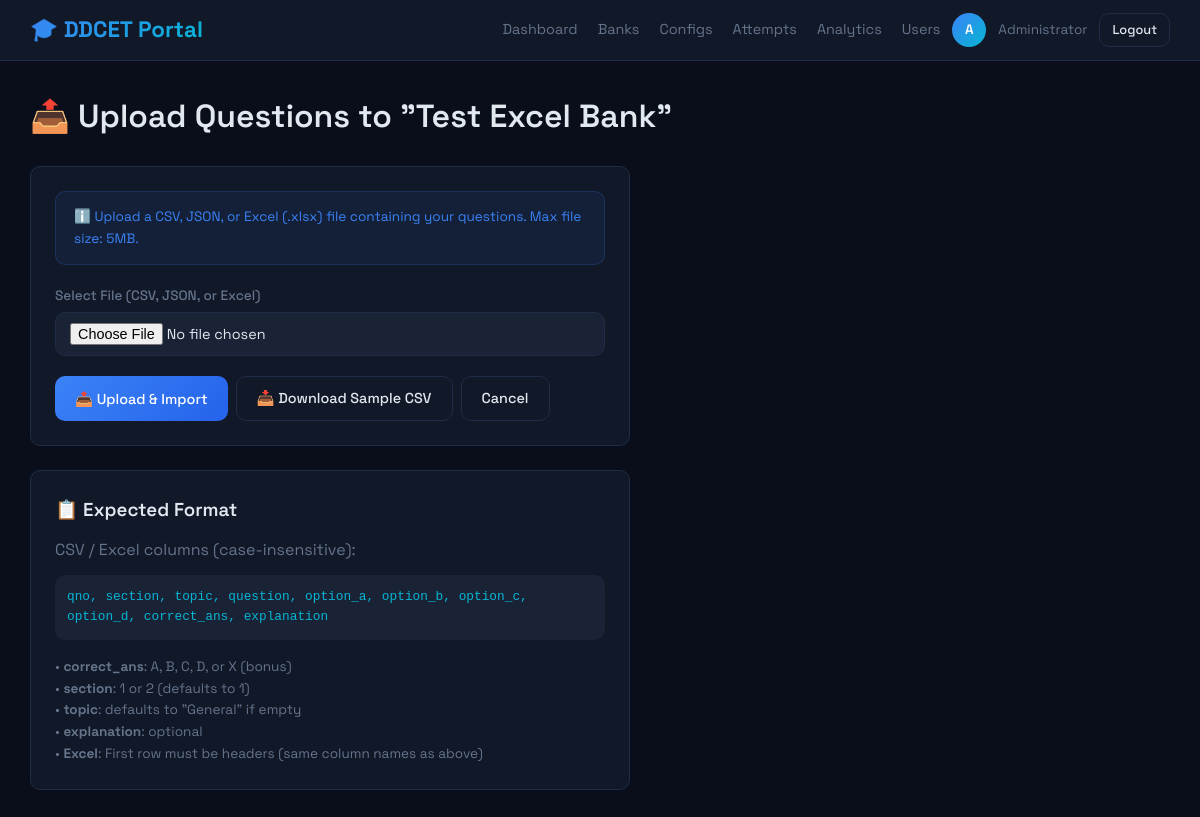
Page /admin/banks/4/upload (signed in) on the committed database.
### models.py (models this page shows)
class User(UserMixin, db.Model):
    __tablename__ = 'users'
    id = db.Column(db.Integer, primary_key=True, autoincrement=True)
    name = db.Column(db.String(100), nullable=False)
    email = db.Column(db.String(150), unique=True, nullable=False)
    enrollment_number = db.Column(db.String(50), unique=True, nullable=False)
    engineering_branch = db.Column(db.String(100), nullable=False, default='Other')
    password = db.Column(db.String(255), nullable=False)
    role = db.Column(db.String(20), default='student')
    created_at = db.Column(db.DateTime, default=datetime.utcnow)
    is_active_user = db.Column(db.Boolean, default=True)
    @property
    def is_active(self):
        return self.is_active_user

class QuestionBank(db.Model):
    __tablename__ = 'question_banks'
    id = db.Column(db.Integer, primary_key=True)
    name = db.Column(db.String(150), nullable=False)
    description = db.Column(db.Text, default='')
    year = db.Column(db.Integer, nullable=True)
    section = db.Column(db.Integer, default=0)
    is_active = db.Column(db.Boolean, default=True)
    created_by = db.Column(db.Integer, db.ForeignKey('users.id'))
    created_at = db.Column(db.DateTime, default=datetime.utcnow)
    question_count = db.Column(db.Integer, default=0)
    questions = db.relationship('Question', backref='bank', lazy='dynamic',
                                cascade='all, delete-orphan')
    creator = db.relationship('User', foreign_keys=[created_by])

### admin.py (the view, shortened to what this page needs)
@admin_bp.route('/banks/<int:bank_id>/upload', methods=['GET', 'POST'])
@login_required
@admin_required
def upload_questions(bank_id):
    bank = QuestionBank.query.get_or_404(bank_id)
    return render_template('admin/upload.html', bank=bank)

### admin.py (called while the page is built)
def admin_required(f):
    from functools import wraps
    @wraps(f)
    def decorated(*args, **kwargs):
        if not current_user.is_authenticated or current_user.role != 'admin':
            abort(403)
        return f(*args, **kwargs)
    return decorated

### auth.py (called while the page is built)
def generate_csrf_token():
    if '_csrf_token' not in session:
        session['_csrf_token'] = secrets.token_hex(32)
    return session['_csrf_token']

@auth_bp.before_app_request
def inject_csrf():
    from flask import g
    g.csrf_token = generate_csrf_token()

### templates/admin/upload.html (shortened to what this page needs)
{% extends "base.html" %}
{% block content %}
<div class="main-content">
    <h1 style="margin-bottom: 24px;">📤 Upload Questions to "{{ bank.name }}"</h1>
    <div class="card" style="max-width: 600px;">
        <form method="POST" action="{{ url_for('admin.upload_questions', bank_id=bank.id) }}"
            enctype="multipart/form-data">
            <div class="info-box info-box-blue" style="margin-bottom: 20px;">
                ℹ️ Upload a CSV, JSON, or Excel (.xlsx) file containing your questions. Max file size: 5MB.
            </div>
            <div class="form-group">
                <label for="file">Select File (CSV, JSON, or Excel)</label>
                <input type="file" name="file" id="file" class="form-control" accept=".csv,.json,.xlsx" required>
            </div>
            <div class="btn-group">
                <button type="submit" class="btn btn-primary">📤 Upload & Import</button>
                <a href="{{ url_for('admin.sample_csv') }}" class="btn btn-outline">📥 Download Sample CSV</a>
                <a href="{{ url_for('admin.bank_questions', bank_id=bank.id) }}" class="btn btn-outline">Cancel</a>
            </div>
        </form>
    </div>
    <div class="card mt-3" style="max-width: 600px;">
        <h3 style="margin-bottom: 12px;">📋 Expected Format</h3>
        <p class="text-muted" style="margin-bottom: 12px;">CSV / Excel columns (case-insensitive):</p>
        <code
            style="display: block; background: var(--surface2); padding: 12px; border-radius: var(--radius); font-size: .8rem; color: var(--accent2);">
            qno, section, topic, question, option_a, option_b, option_c, option_d, correct_ans, explanation
        </code>
        <p class="text-muted mt-2" style="font-size: .85rem;">
            • <strong>correct_ans</strong>: A, B, C, D, or X (bonus)<br>
            • <strong>section</strong>: 1 or 2 (defaults to 1)<br>
            • <strong>topic</strong>: defaults to "General" if empty<br>
            • <strong>explanation</strong>: optional<br>
            • <strong>Excel</strong>: First row must be headers (same column names as above)
        </p>
    </div>
</div>
{% endblock %}

### templates/base.html (shortened to what this page needs)
<!DOCTYPE html>
<html lang="en">
<head>
    <link rel="stylesheet" href="{{ url_for('static', filename='css/main.css') }}">
</head>
<body>
    {% block nav %}
    <nav class="nav-dark">
        <a href="/" class="logo">🎓 DDCET Portal</a>
        {% if current_user.is_authenticated %}
        <div class="nav-user">
            <div class="nav-links">
                {% if current_user.role == 'admin' %}
                <a href="{{ url_for('admin.dashboard') }}">Dashboard</a>
                <a href="{{ url_for('admin.banks') }}">Banks</a>
                <a href="{{ url_for('admin.configs') }}">Configs</a>
                <a href="{{ url_for('admin.attempts') }}">Attempts</a>
                <a href="{{ url_for('admin.analytics') }}">Analytics</a>
                <a href="{{ url_for('admin.users') }}">Users</a>
                {% else %}
                <a href="{{ url_for('student.home') }}">Home</a>
                {% endif %}
            </div>
            <div class="user-avatar">{{ current_user.name[0]|upper }}</div>
            <span>{{ current_user.name }}</span>
            <a href="{{ url_for('auth.logout') }}" class="btn btn-outline btn-sm">Logout</a>
        </div>
        {% endif %}
    </nav>
    {% endblock %}
    {% block content %}{% endblock %}
</body>
</html>

### static/css/main.css (style rules this page uses)
:root { --bg: #0a0e1a; --surface: #111827; --surface2: #1a2235; --border: #1e2d45; --accent: #3b82f6; --accent2: #06b6d4; --green: #10b981; --red: #ef4444; --yellow: #f59e0b; --text: #e2e8f0; --muted: #64748b; --radius: 10px; --shadow: 0 4px 20px rgba(0,0,0,.3); --transition: all .2s ease; }
* { margin:0; padding:0; box-sizing:border-box; }
html { scroll-behavior: smooth; }
body { font-family: 'Space Grotesk', sans-serif; background: var(--bg); color: var(--text); min-height: 100vh; line-height: 1.6; }
a { color: var(--accent); text-decoration: none; transition: var(--transition); }
h1,h2,h3,h4,h5,h6 { font-family: 'Space Grotesk', sans-serif; font-weight: 600; }
.main-content { flex: 1; padding: 30px; overflow-x: hidden; }
.nav-dark { background: var(--surface); border-bottom: 1px solid var(--border); padding: 12px 30px; display: flex; align-items: center; justify-content: space-between; position: sticky; top: 0; z-index: 100; backdrop-filter: blur(10px); }
.nav-dark .logo { font-size: 1.4rem; font-weight: 700; background: linear-gradient(135deg, var(--accent), var(--accent2)); -webkit-background-clip: text; -webkit-text-fill-color: transparent; background-clip: text; }
.nav-dark .nav-links { display: flex; align-items: center; gap: 20px; }
.nav-dark .nav-links a { color: var(--muted); font-size: .9rem; transition: var(--transition); }
.nav-user { display: flex; align-items: center; gap: 12px; color: var(--muted); font-size: .85rem; }
.nav-user .user-avatar { width: 34px; height: 34px; border-radius: 50%; background: linear-gradient(135deg, var(--accent), var(--accent2)); display: flex; align-items: center; justify-content: center; color: white; font-weight: 600; font-size: .85rem; }
.card { background: var(--surface); border: 1px solid var(--border); border-radius: var(--radius); padding: 24px; transition: var(--transition); }
.btn { display: inline-flex; align-items: center; gap: 6px; padding: 10px 20px; border-radius: var(--radius); font-family: 'Space Grotesk', sans-serif; font-size: .9rem; font-weight: 500; border: none; cursor: pointer; transition: var(--transition); text-decoration: none; }
.btn-primary { background: linear-gradient(135deg, var(--accent), #2563eb); color: white; }
.btn-outline { background: transparent; border: 1px solid var(--border); color: var(--text); }
.btn-sm { padding: 6px 12px; font-size: .8rem; }
.btn-group { display: flex; gap: 8px; flex-wrap: wrap; }
.form-group { margin-bottom: 20px; }
.form-group label { display: block; color: var(--muted); font-size: .85rem; font-weight: 500; margin-bottom: 6px; }
.form-control { width: 100%; padding: 10px 14px; background: var(--surface2); border: 1px solid var(--border); border-radius: var(--radius); color: var(--text); font-family: 'Space Grotesk', sans-serif; font-size: .9rem; transition: var(--transition); }
.info-box { padding: 14px 18px; border-radius: var(--radius); font-size: .85rem; display: flex; align-items: center; gap: 8px; margin-bottom: 16px; }
.info-box-blue { background: rgba(59,130,246,.08); border: 1px solid rgba(59,130,246,.2); color: var(--accent); }
.text-muted { color: var(--muted); }
.mt-2 { margin-top: 16px; }
.mt-3 { margin-top: 24px; }

### rows in the picture
User: name "A", name "Administrator"
QuestionBank: name "Test Excel Bank"
